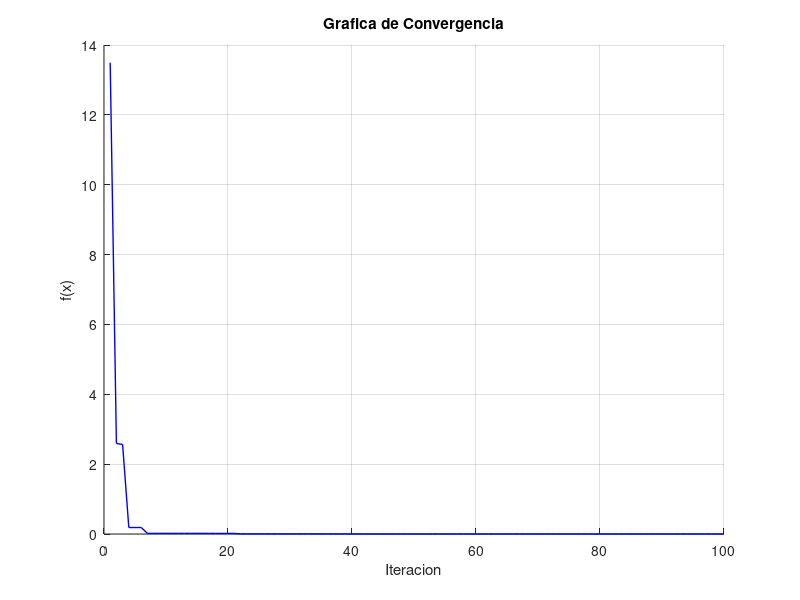
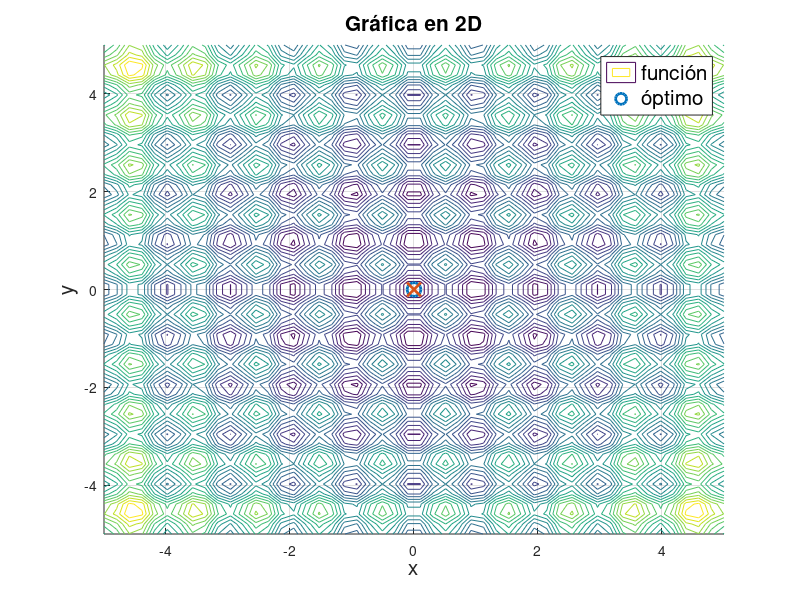
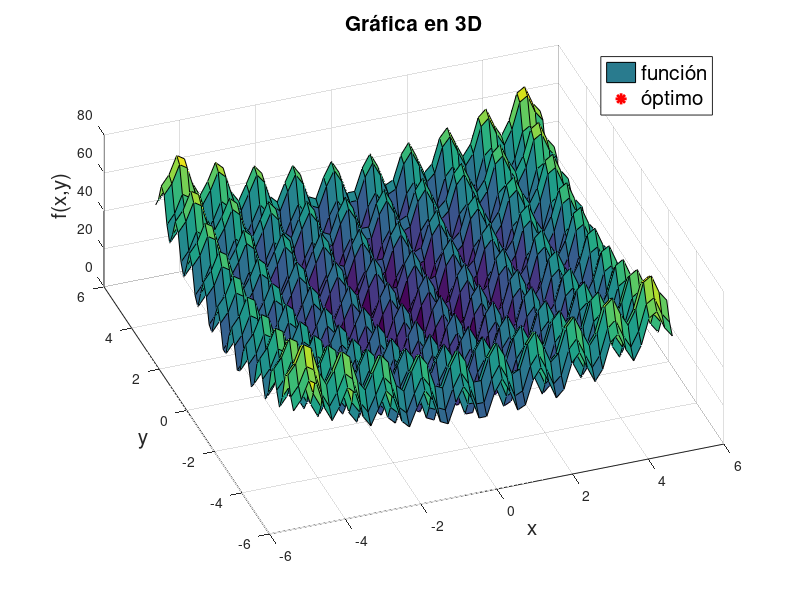

These figures' MATLAB source, in order:
clear
close all
clc


f = @(x,y) 10*2 + x.^2 + y.^2 - 10*cos(2*pi*x) - 10*cos(2*pi*y);  %Rastrigin
% f = @(x,y) (x).^2 +(y).^2;%Sphere
% f = @(x,y) (x+2*y-7).^2 +(2*x+y-5).^2; %booth function
xl = [-10 -10]';
xu = [10 10]';

x_lim = linspace(-5,5,50); % límites para eje x, -5 es inferior, 5 es superior, con 50 puntos
y_lim = linspace(-5,5,50); % límites para eje y, -5 es inferior, 5 es superior, con 50 puntos
[X,Y] = meshgrid(x_lim,y_lim); % creamos una rejilla de puntos (x,y) para crear el plot
Z=f(X,Y);

D=2;%dimension del problema
G=100;
N=50;

 
c1=3;% factores de aprendizaje cognitivos
c2=1;% c1 es el personal y c2 el social
w=0.6;%factor de inercia

x=zeros(D,N);% enjambre - mania_cardiaca(1).mp3
v=zeros(D,N);% velocidad de las particulas
xp=zeros(D,N);% x personal, el mejor movimiento personal de la particula
fitness=zeros(1,N);
f_plot=zeros(1,G);


for i=1:N %inicializacion
	    x(:,i) = xl+(xu-xl).*rand(D,1); 
        v(:,i)=randn(D,1);
        xp(:,i)=xp(:,i);
        fitness(i)=f(x(1,i),x(2,i));
end

for g=1:G

    for i=1:N
         fx= f(x(1,i),x(2,i));

         if fx<fitness(i)
            xp(:,i)=x(:,i);
            fitness(i)=fx;
         end
        
    end
    [f_plot(g), ig]=min(fitness);%ig es el mejor movimiento social de las particulas
    for i=1:N
        v(:,i)=w*v(:,i)+rand()*c1*(xp(:,i)-x(:,i))+ rand()*c2*(xp(:,ig)-x(:,i));
        x(:,i)=x(:,i)+v(:,i);
    end

end
[~,ig]=min(fitness);
figure
hold on
grid on

plot(f_plot,'b-','LineWidth',1);
title('Grafica de Convergencia');
xlabel('Iteracion');
ylabel('f(x)');

figure
hold on
grid on


contour(X,Y,Z,20) % plot de la rejilla en 2D
plot(x(1, ig), x(2, ig), 'o', 'LineWidth',	2, 'MarkerSize', 10) % % plot del minimo encontrado
plot(x(1, ig), x(2, ig), 'x', 'LineWidth',	2, 'MarkerSize', 10) % % plot del minimo encontrado

%la solucion se plotea en las coordenadas que resulten de la iteracion en
%el vector x0 pero ahora en 2D
legend({'función','óptimo'},'FontSize',15)
title('Gráfica en 2D','FontSize',15)
xlabel('x','FontSize',15)
ylabel('y','FontSize',15)

figure
hold on
grid on

surf(X,Y,Z) % plot de la rejilla en 3D

plot3(x(1, ig), ...
    x(2, ig), ...
    f(x(1, ig),x(2, ig)), 'r*', 'LineWidth',	2, 'MarkerSize', 10) 


%la solucion se plotea en las coordenadas que resulten de la iteracion en
%el vector x0
legend({'función','óptimo'},'FontSize',15)

title('Gráfica en 3D','FontSize',15)
xlabel('x','FontSize',15)
ylabel('y','FontSize',15)
zlabel('f(x,y)','FontSize',15)
view([-20,60]) % estos valores definen la vista 3D del plot


